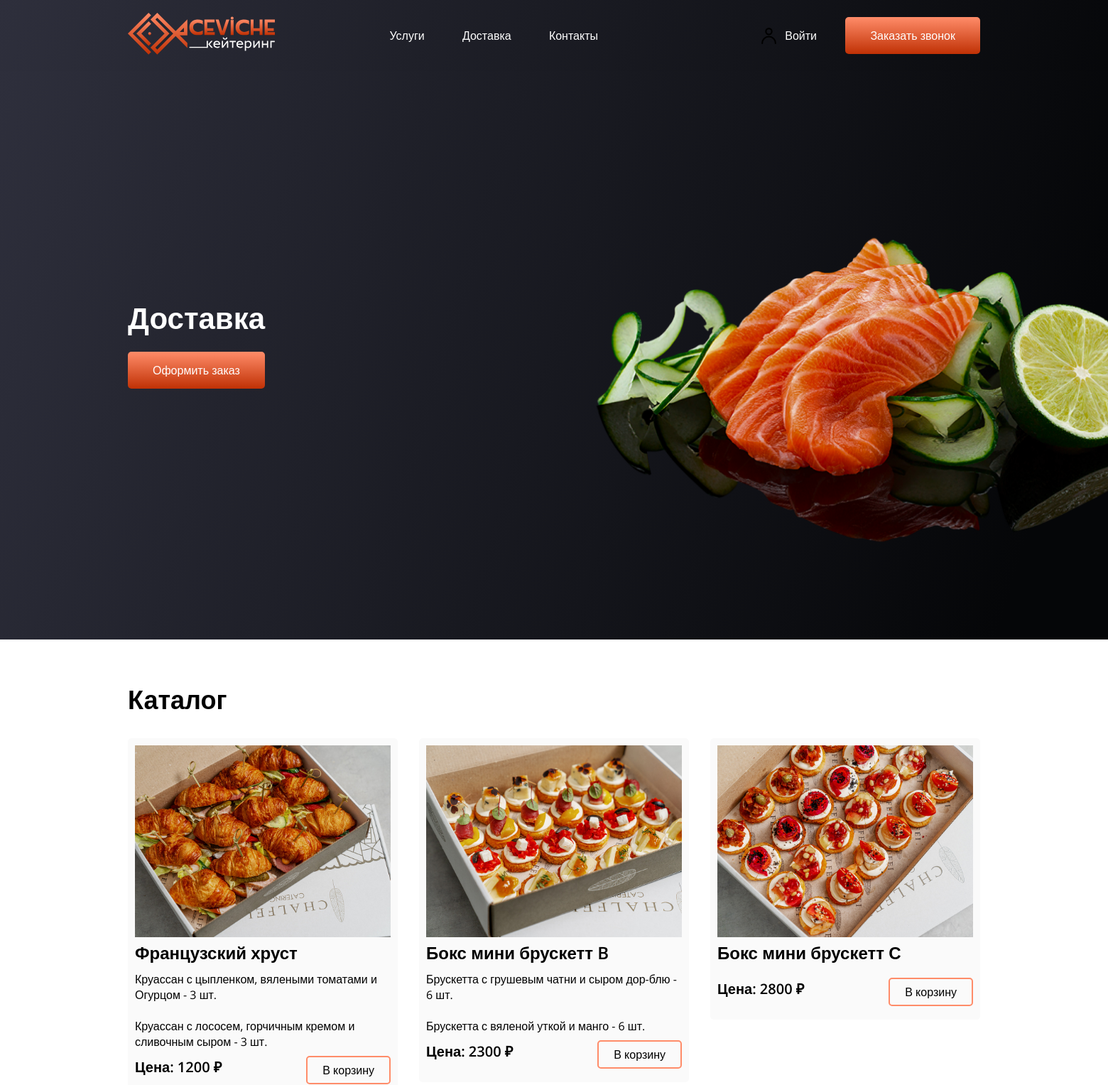
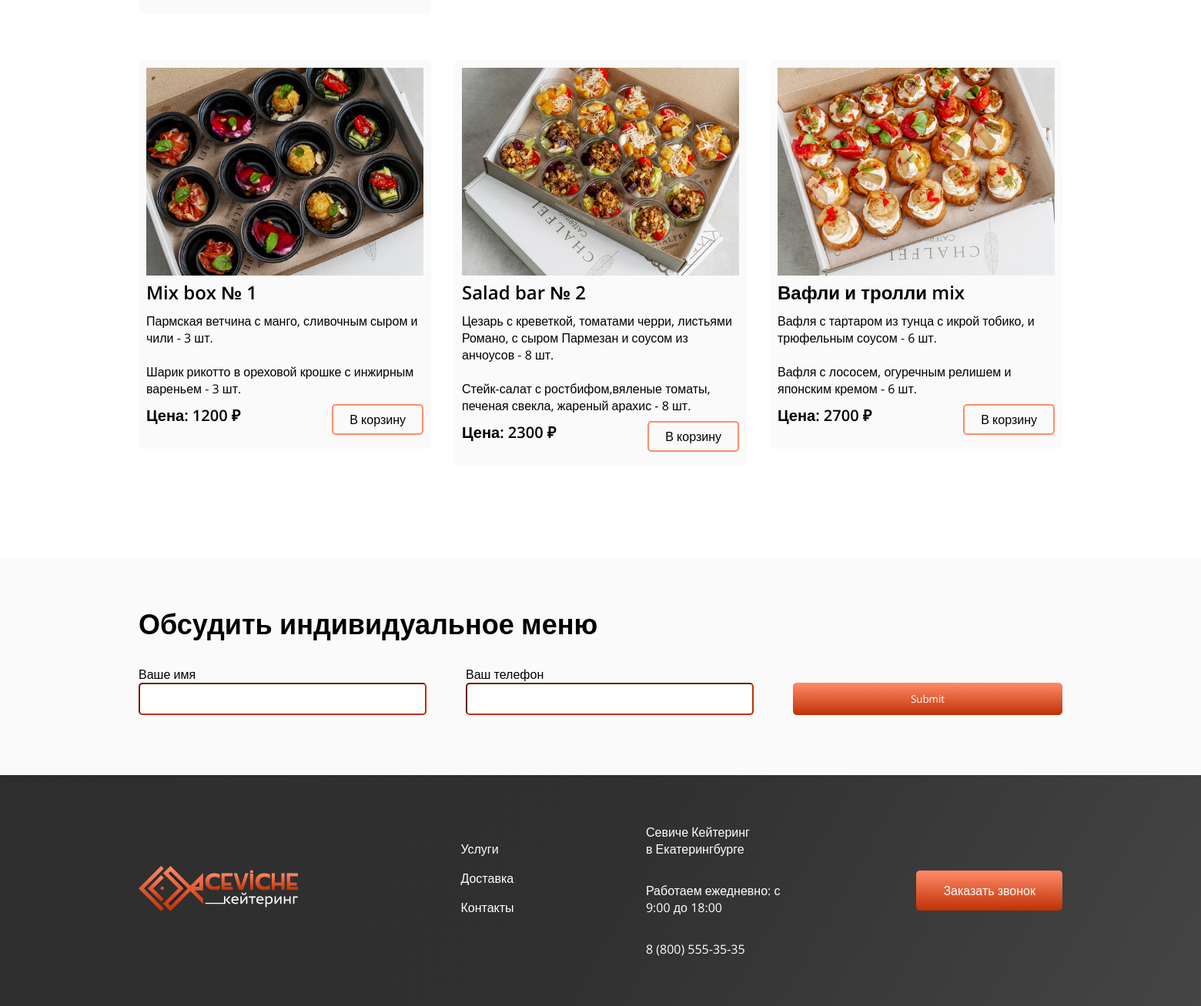
The app's page /dostavka.php with its own data (2 pictures, top to bottom).
### tables this page shows
CREATE TABLE `products` (
  `id` int NOT NULL,
  `image` varchar(255) NOT NULL,
  `name` varchar(255) NOT NULL,
  `description` varchar(1000) NOT NULL,
  `price` int NOT NULL
);

### main.php (called while the page is built, shortened)
<?php
    require_once 'db2.php';
    $sql="SELECT * FROM `products` ";
    $result=$connect->query($sql);
    $out=$result->fetch_all(MYSQLI_ASSOC);
?>

### dostavka.php (the view, shortened to what this page needs)
<?php
include 'main.php';
?>
<!DOCTYPE html>
<html lang="en">
<head>
    <link rel="stylesheet" href="assets/css/dostavka/main.css">
</head>
<body>
    <header>
        <?php include "header.php" ?>
    </header>
    <main>
        <section>
            <div class="first-block">
                <div class="container-first-block flex">
                    <div>
                        <h1>Доставка</h1>
                        <a href="#oformit-form">Оформить заказ</a>
                    </div>
                    <div class="fotka">
                        <img src="assets/img/banket.png" alt="Доставка">
                    </div>
                </div>
            </div>
        </section>
        <section>
            <div class="secondary-block">
                <h2>Каталог</h2>
                <div class="product-wrapper">
                    <div class="product-block">
                        <?php foreach($out as $row): ?>
                        <div class="product">
                            <div class="product-image"><img src="assets/img/<?=$row['image'];?>" alt=""></div>
                            <div class="product-content">
                                <div class="product-title"><p><?=$row['name']; ?></p></div>
                                <div class="product-description"><?=$row['description']?></div>
                                <div class="flex price-delete">
                                    <p class="product-price">Цена: <?=$row['price']?> ₽</p>
                                    <a href="corzina_add.php?id=<?= $row['id'] ?>">В корзину</a>
                                </div>
                            </div>
                        </div>
                        <?php endforeach; ?>
                    </div>
                </div>
            </div>
        </section>
        <section class="background-color">
            <div class="fourth-block" id="oformit-form">
                    <div>
                        <div>
                            <h5>Обсудить индивидуальное меню</h5>
                        </div>
                        <form action="applications.php" method="post">
                            <div>
                                <label>Ваше имя</label>
                                <input type="text" name="name">
                            </div>
                            <div>
                                <label>Ваш телефон</label>
                                <input type="text" name="phone">
                            </div>
                            <div>
                                <input type="submit" name="btn-applications" class="btn-form">
                            </div>
                        </form>
                    </div>
            </div>
        </section>
    </main>
    <footer>
        <?php include "footer.php" ?>
    </footer>
</body>
</html>

### header.php (shortened to what this page needs)
<link rel="stylesheet" href="assets/css/header.css">
<header>
    <div class="head flex">
        <div>
            <a href="index.php"><img src="./assets/img/Logo.svg" alt="Логотип"></a>
        </div>
        <div>
            <nav>
                <ul class="menu-header flex">
                    <li><a>Услуги</a>
                    </li>
                    <li><a href="dostavka.php">Доставка</a></li>
                    <li><a href="#footer">Контакты</a></li>
                </ul>
            </nav>
        </div>
        <div class="login-btn flex">
            <div>
                <?php if($_SESSION["user"]): ?>
                    <p class="profile"><?= $_SESSION['user'] ?></p>
                    <a href="logout.php">Выход</a>
                    <?php else: ?>
                        <a href="auth.php" class="flex"><img src="./assets/img/user.svg" width="25" alt="Войти">Войти</a>
                        <?php endif; ?>
            </div>
            <div>
                <a href="#oformit-form" class="btn-zvonok">Заказать звонок</a>
            </div>
        </div>
    </div>
</header>

### footer.php (shortened to what this page needs)
<link rel="stylesheet" href="assets/css/footer.css">
        <div class="footer flex" id="footer">
            <div>
                <a href="index.html"><img src="assets/img/Logo.svg" alt="Логотип"></a>
            </div>
            <div>
                <nav>
                    <ul class="menu-footer flex">
                        <li><a>Услуги</a>
                        </li>
                        <li><a href="assets/pages/dostavka.html">Доставка</a></li>
                        <li><a href="#footer">Контакты</a></li>
                        <li>
                        </li>
                        <li>
                        </li>
                    </ul>
                </nav>
            </div>
            <div class="about-us">
                <p>Севиче Кейтеринг<br> в Екатерингбурге</p>
                <p>Работаем ежедневно: с 9:00 до 18:00</p>
                <p>8 (800) 555-35-35</p>
            </div>
            <div>
                <a href="#oformit-form" class="btn-zvonok-footer">Заказать звонок</a>
            </div>
        </div>

### assets/css/dostavka/main.css (style rules this page uses)
body { margin: 0; }
.background-color { background-color: #fafafa; }
.first-block { background: linear-gradient(106.83deg, #2E2F3C 0%, #050608 91.26%); margin: 0 auto; }
.container-first-block { height: 800px; justify-content: space-between; align-items: center; margin: 0 auto; max-width: 1200px; }
.container-first-block a { background: linear-gradient(180deg, #FF8C69 0%, #C03105 100%); border-radius: 5px; padding: 15px 35px; transition: 0.3s ease-in-out; color: white; }
h1 { margin-top: -50px; font-size: 42px; width: 500px; color: white; }
.fotka { position: relative; }
.fotka img { width: 150%; }
.secondary-block { width: 1200px; margin: 0 auto; }
h2 { margin-top: 5%; font-size: 36px; }
.product-block { display: flex; justify-content: space-between; align-items: flex-start; align-content: stretch; flex-wrap: wrap; }
.product { width: 30%; margin-bottom: 5%; background-color: #fafafa; border-radius: 5px; padding: 10px; }
.product-content { display: flex; flex-direction: column; justify-content: space-between; }
.product-title { margin: 0 0 10px 0; font-size: 24px; font-weight: 600; }
.product-title p { margin: 0; }
.product-description { font-size: 16px; font-weight: 400; }
.product-price { margin-top: 3%; font-size: 20px; font-weight: 600; }
.product-image { width: 100%; }
.product-image img { max-width: 100%; }
.price-delete { justify-content: space-between; align-items: center; }
.price-delete a { padding: 7px 21px; border: 2px solid #FF8C69; border-radius: 5px; }
.fourth-block { width: 1200px; margin: 0 auto; padding-bottom: 5%; }
h5 { padding-top: 5%; font-size: 36px; margin-bottom: 0; }
form { display: flex; justify-content: space-between; }
form div { display: flex; flex-direction: column; justify-content: flex-end; }
form label { padding: 30px 0 0 0; }
form input { width: 350px; padding: 10px; border-radius: 5px; border-color: #C03105; }
.btn-form { height: 42px; cursor: pointer; background: linear-gradient(180deg, #FF8C69 0%, #C03105 100%); transition: 0.3s ease-in-out; border: none; color: white; }

### assets/css/header.css (style rules this page uses)
* { text-decoration: none; color: black; list-style: none; font-family: 'Open Sans', sans-serif; user-select: none; }
body { margin: 0; }
.flex { display: flex; }
header { background: linear-gradient(106.83deg, #2E2F3C 0%, #050608 104.26%); }
.head { height: 100px; flex-direction: row; justify-content: space-between; align-items: center; max-width: 1200px; margin: 0 auto; }
.menu-header { justify-content: space-between; width: 400px; margin: 0; position: relative; }
.menu-header a { color: white; }
.login-btn { width: 310px; flex-direction: row; justify-content: space-between; align-items: center; }
.login-btn a { width: 80px; justify-content: space-between; align-items: center; color: white; }
.btn-zvonok { background: linear-gradient(180deg, #FF8C69 0%, #C03105 100%); border-radius: 5px; padding: 15px 35px; transition: 0.3s ease-in-out; }

### assets/css/footer.css (style rules this page uses)
footer { background: -webkit-linear-gradient(120deg, #2e2e2e,#303030,#454545); background: linear-gradient(120deg, #2e2e2e,#303030,#454545); }
.footer { flex-direction: row; justify-content: space-between; align-items: center; max-width: 1200px; margin: 0 auto; height: 300px; }
.menu-footer { flex-direction: column; justify-content: space-between; margin: 0; position: relative; }
.menu-footer li { padding: 8px 0px; }
.menu-footer a { color: white; }
.about-us { display: flex; flex-direction: column; justify-content: space-between; width: 180px; margin: 0; }
.about-us p { color: white; }
.btn-zvonok-footer { border: none; background: linear-gradient(180deg, #FF8C69 0%, #C03105 100%); border-radius: 5px; padding: 15px 35px; transition: 0.3s ease-in-out; color: white; }

### records on screen
products: image (picture), name "Французский хруст", description "Круассан с цыпленком, вялеными томатами и Огурцом - 3 шт. Круассан с лососем, горчичным кремом и сливочным сыром - 3 шт.", price "1200"
products: image (picture), name "Бокс мини брускетт B", description "Брускетта с грушевым чатни и сыром дор-блю - 6 шт. Брускетта с вяленой уткой и манго - 6 шт.", price "2300"
products: image (picture), name "Бокс мини брускетт С", price "2800"
products: image (picture), name "Mix box № 1", description "Пармская ветчина с манго, сливочным сыром и чили - 3 шт. Шарик рикотто в ореховой крошке с инжирным вареньем - 3 шт.", price "1200"
products: image (picture), name "Salad bar № 2", description "Цезарь с креветкой, томатами черри, листьями Романо, с сыром Пармезан и соусом из анчоусов - 8 шт. Стейк-салат с ростбифом,вяленые томаты, печеная свекла, жареный арахис - 8 шт.", price "2300"
products: image (picture), name "Вафли и тролли mix", description "Вафля с тартаром из тунца с икрой тобико, и трюфельным соусом - 6 шт. Вафля с лососем, огуречным релишем и японским кремом - 6 шт.", price "2700"
